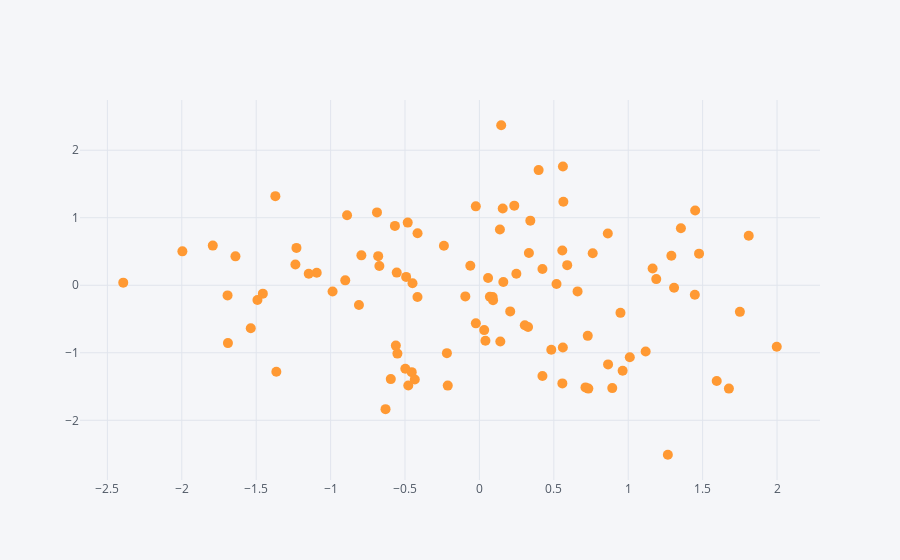

The notebook cell this image was saved under:
### Markdown cell above
## Scatter

### Code cell
df.iplot(kind = 'scatter', x = 'A', y = 'B', mode = 'markers', size = 10)
